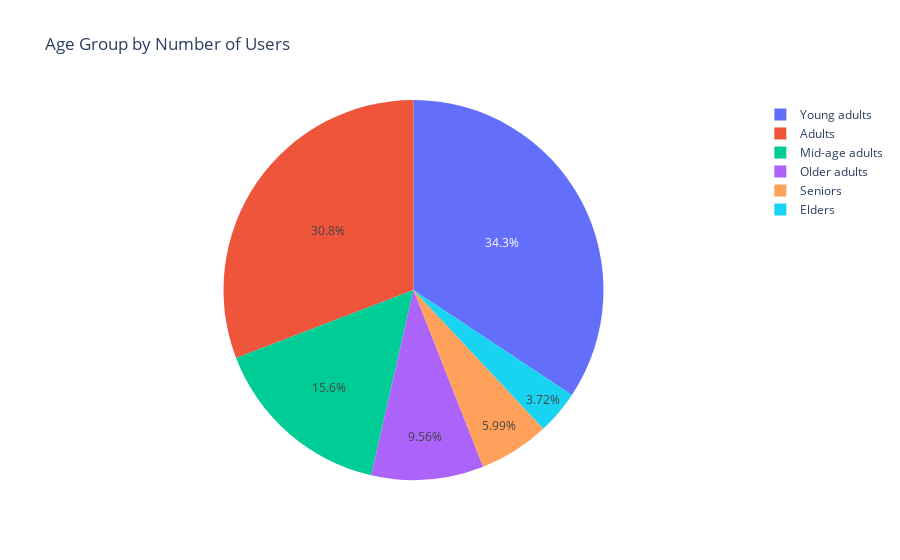

The code cell stored with this chart in its notebook:
### Markdown cell above
I was able to generate a pie chart that shows the age group ratio of users for different specific age groups.

My study led me to conclude that **more young adults and adults visit the website more frequently as regard to the other categories.**

### Code cell
# Create a bar chart
fig = px.pie(gadr_age, values='Users', names='Age Group', color="Age Group", title='Age Group by Number of Users')

# Show the chart
fig.show()

### Figure 1 — Plotly figure (JSON) as saved in the notebook; plotly's stock layout.template omitted (floating-point values rounded to 4 significant figures)
{"data": [{"customdata": [["Young adults"], ["Adults"], ["Mid-age adults"], ["Older adults"], ["Seniors"], ["Elders"]], "domain": {"x": [0, 1], "y": [0, 1]}, "hovertemplate": "Age Group=%{customdata[0]}<br>Users=%{value}<extra></extra>", "labels": ["Young adults", "Adults", "Mid-age adults", "Older adults", "Seniors", "Elders"], "legendgroup": "", "marker": {"colors": ["#636efa", "#EF553B", "#00cc96", "#ab63fa", "#FFA15A", "#19d3f3"]}, "name": "", "showlegend": true, "type": "pie", "values": [148670, 133562, 67560, 41398, 25973, 16096]}], "layout": {"legend": {"tracegroupgap": 0}, "title": {"text": "Age Group by Number of Users"}}}
